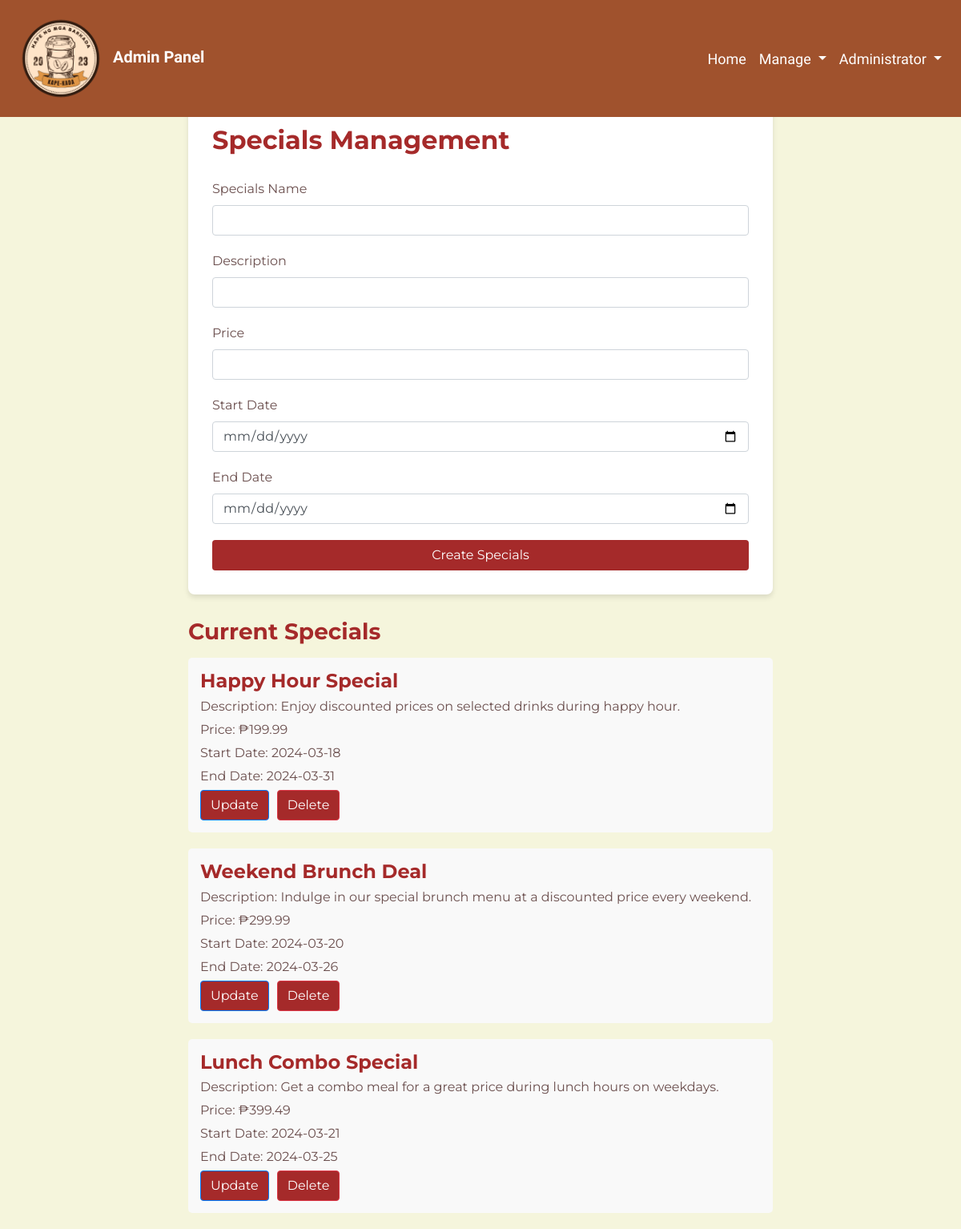
Screenshot of /admin_specials.php with the database file from the repository.
### tables this page shows
CREATE TABLE `specials` (
  `id` int(11) NOT NULL,
  `name` varchar(255) NOT NULL,
  `description` text NOT NULL,
  `price` decimal(8,2) NOT NULL,
  `start_date` date NOT NULL,
  `end_date` date NOT NULL
);

### admin_specials.php (the view, shortened to what this page needs)
<?php
include 'admin_navbar.php';
include 'db_connection.php';
$sql = "SELECT * FROM specials";
$result = mysqli_query($conn, $sql);
$specials = [];
if (mysqli_num_rows($result) > 0) {
    while ($row = mysqli_fetch_assoc($result)) {
        $specials[] = $row;
    }
}
?>
<!DOCTYPE html>
<html lang="en">
<head>
    <link rel="stylesheet" href="https://stackpath.bootstrapcdn.com/bootstrap/4.5.2/css/bootstrap.min.css">
</head>
<body>
<div class="container">
    <div class="row justify-content-center">
        <div class="col-md-8">
            <div class="promotion-container">
                <h2 class="promotion-title">Specials Management</h2>
                <form class="promotion-form" method="post" action="<?php echo htmlspecialchars($_SERVER["PHP_SELF"]); ?>">
                    <div class="form-group">
                        <label for="name">Specials Name</label>
                        <input type="text" class="form-control" id="name" name="name" required>
                    </div>
                    <div class="form-group">
                        <label for="description">Description</label>
                        <input type="text" class="form-control" id="description" name="description" required>
                    </div>
                    <div class="form-group">
                        <label for="price">Price</label>
                        <input type="number" class="form-control" id="price" name="price" min="0" step="0.01" required>
                    </div>
                    <div class="form-group">
                        <label for="start_date">Start Date</label>
                        <input type="date" class="form-control" id="start_date" name="start_date" required>
                    </div>
                    <div class="form-group">
                        <label for="end_date">End Date</label>
                        <input type="date" class="form-control" id="end_date" name="end_date" required>
                    </div>
                    <button type="submit" class="btn btn-block" name="create_specials">Create Specials</button>
                </form>
            </div>
            <div class="promotion-list">
                <h3 class="promotion-title">Current Specials</h3>
                <?php if (!empty($specials)) : ?>
                    <?php foreach ($specials as $key => $special) : ?>
                        <div class="promotion-item" id="specials_<?php echo $key; ?>">
                            <h4><?php echo $special['name']; ?></h4>
                            <p>Description: <?php echo $special['description']; ?></p>
                            <p>Price: ₱<?php echo number_format($special['price'], 2); ?></p>
                            <p>Start Date: <?php echo $special['start_date']; ?></p>
                            <p>End Date: <?php echo $special['end_date']; ?></p>
                            <div class="promotion-buttons">
                                <form method="post" action="update_specials.php">
                                    <button type="submit" class="btn btn-primary update-btn">Update</button>
                                </form>
                                <form method="post" action="<?php echo htmlspecialchars($_SERVER["PHP_SELF"]); ?>">
                                    <button type="submit" class="btn btn-danger delete-btn" onclick="return confirm('Are you sure you want to delete this specials?')">Delete</button>
                                </form>
                            </div>
                        </div>
                    <?php endforeach; ?>
                <?php else : ?>
                    <p>No specials available.</p>
                <?php endif; ?>
            </div>
        </div>
    </div>
</div>
</body>
</html>

### admin_navbar.php (style rules this page uses)
body { padding-top: 56px; color: #FFFFFF; }

### admin_specials.php (style rules this page uses)
body { background-color: #F5F5DC; color: #6B4F4E; font-family: 'Montserrat', sans-serif; }
.container { margin-top: 70px; }
.promotion-container { background-color: #FFFFFF; padding: 30px; border-radius: 8px; box-shadow: 0 4px 6px rgba(0, 0, 0, 0.1); }
.promotion-title { color: #A52A2A; font-weight: 700; margin-bottom: 30px; }
.promotion-form input[type="text"], .promotion-form input[type="number"], .promotion-form input[type="date"] { margin-bottom: 20px; }
.promotion-form button[type="submit"] { background-color: #A52A2A; color: #FFFFFF; }
.promotion-buttons { display: flex; }
.promotion-buttons .delete-btn, .promotion-buttons .update-btn { margin-right: 10px; }
.promotion-buttons .delete-btn { background-color: #A52A2A; color: #FFFFFF; }
.promotion-buttons .update-btn { background-color: #A52A2A; color: #FFFFFF; }
.promotion-list { margin-top: 30px; }
.promotion-item { background-color: #F9F9F9; padding: 15px; margin-bottom: 20px; border-radius: 5px; }
.promotion-item h4 { color: #A52A2A; font-weight: 700; margin-bottom: 5px; }
.promotion-item p { margin-bottom: 5px; }
.promotion-list h3 { margin-bottom: 15px; }

### rows the page displays
specials: name "Happy Hour Special", description "Enjoy discounted prices on selected drinks during happy hour.", price "199.99", start_date "2024-03-18", end_date "2024-03-31"
specials: name "Weekend Brunch Deal", description "Indulge in our special brunch menu at a discounted price every weekend.", price "299.99", start_date "2024-03-20", end_date "2024-03-26"
specials: name "Lunch Combo Special", description "Get a combo meal for a great price during lunch hours on weekdays.", price "399.49", start_date "2024-03-21", end_date "2024-03-25"
